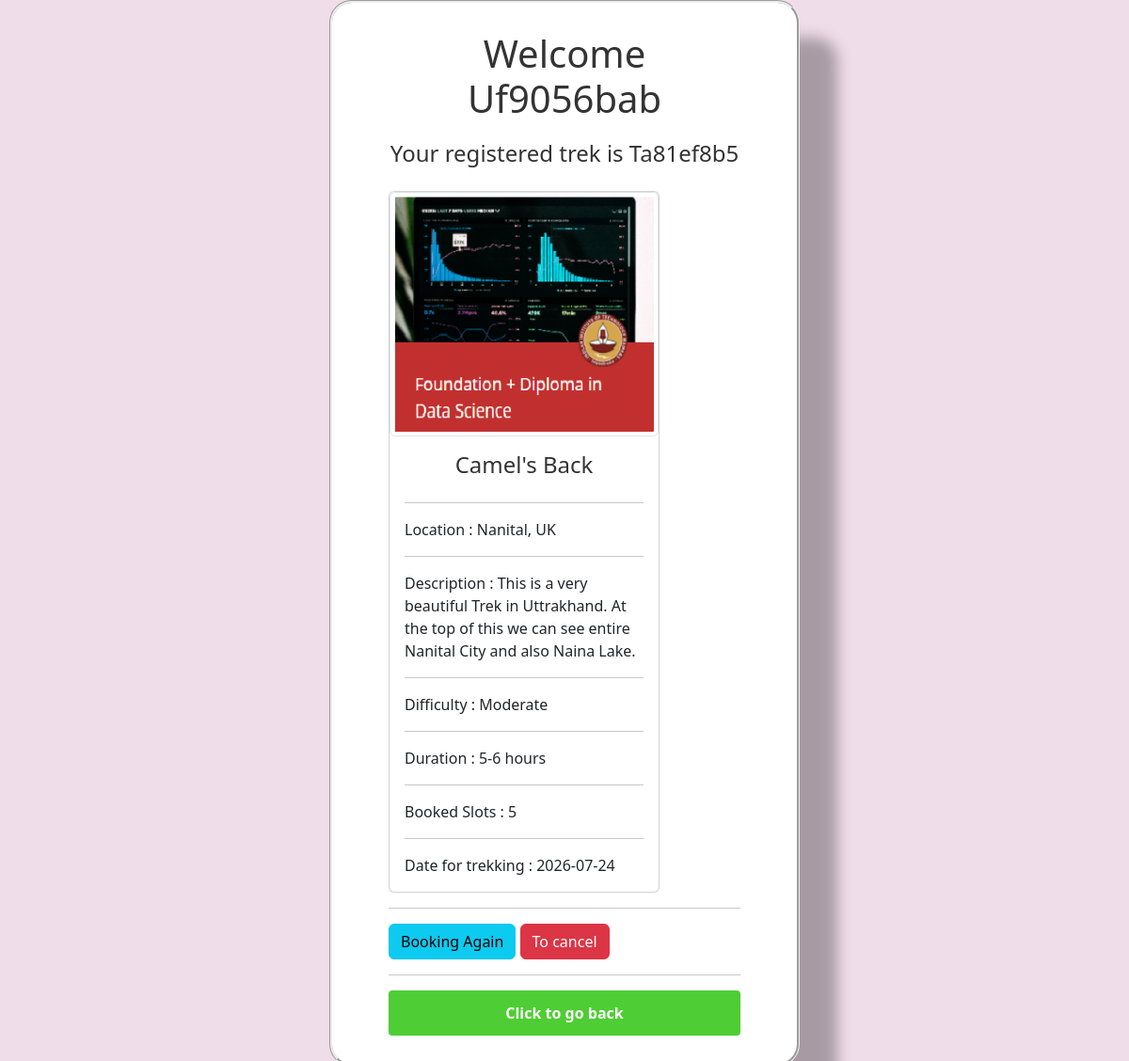
Screenshot of /trek/book/Uf9056bab/Ta81ef8b5/B4370da22 (signed in) with the database file from the repository.
### application/models.py (models this page shows)
class Trek(db.Model):
    __tablename__ = 'trek'
    trek_id = db.Column(db.String, primary_key=True)
    name = db.Column(db.String, nullable=False)
    location = db.Column(db.String, unique=True)
    description = db.Column(db.String , nullable= False)
    difficulty = db.Column(db.String, nullable=False)
    duration = db.Column(db.String, nullable=False)
    current_status = db.Column(db.Integer,nullable=False)
    slots = db.Column(db.Integer, nullable=False)

class Book(db.Model):
    __tablename__ = 'booking'
    book_id = db.Column(db.String, primary_key=True)
    trek_id = db.Column(db.String, db.ForeignKey('trek.trek_id'), nullable=False)
    user_id = db.Column(db.String, db.ForeignKey('user.user_id'), nullable=False)
    booked_date = db.Column(db.Date, nullable=False)
    status = db.Column(db.Integer,nullable=False)
    no = db.Column(db.Integer,nullable=False)
    trek = db.relationship('Trek', backref='bookings')
    user = db.relationship('User', backref='bookings')

### application/controllers.py (the view)
@app.route("/trek/book/<user>/<trekk>/<book>", methods=["GET","POST"])
@auth_required()
def book(user,trekk,book):
    if request.method=='GET':
        trekkk=Trek.query.filter_by(trek_id=trekk).first()
        bookk = Book.query.filter_by(book_id=book).first()
        return render_template("book_details.html",user=user,trek=trekk,book=book,act="/trek/book/",i=trekkk,img='/static/img1.png',b=bookk)
    elif request.method=="POST":
        return redirect(url_for('dashboard',id=user))
    else:
        return render_template("error.html"), 404

### templates/book_details.html (shortened to what this page needs)
<!DOCTYPE html>
<html lang="en">
<head>
    <link href="https://cdn.jsdelivr.net/npm/bootstrap@5.3.8/dist/css/bootstrap.min.css" rel="stylesheet">
    <link rel="stylesheet" href="{{ url_for('static',filename='style.css' )}}">
</head>
<body>
    <div class="main-container">
        <label id="extra"><h1>Welcome {{ user }}</h1></label>
        <h4 style="margin-top: 20px;"> Your registered trek is {{trek}}</h4>
        <div class="card" style="width: 18rem;">
            <img src="{{img}}" class="img-thumbnail" alt="...">
            <div class="card-body">
                <h4>{{i.name}}</h4><hr>
                <p class="card-text">Location : {{i.location}}</p><hr>
                <p class="card-text">Description : {{i.description}}</p><hr>
                <p class="card-text">Difficulty : {{i.difficulty}}</p><hr>
                <p class="card-text">Duration : {{i.duration}}</p><hr>
                <p class="card-text">Booked Slots : {{b.no}}</p><hr>
                <p class="card-text">Date for trekking : {{b.booked_date}}</p>
            </div>
        </div>
        {% if i.current_status==1 and b.status==0 %}
            <hr><a href="/trek/register/{{user}}/{{trek}}" class="btn btn-info">Booking Again</a><hr>
        {% elif i.current_status==1 and b.status==1 %}
            <hr><a href="/trek/register/{{user}}/{{trek}}" class="btn btn-info">Booking Again</a>
            <a href="/trek/register/{{user}}/{{trek}}" class="btn btn-danger">To cancel</a><hr>
        {% else %}
            <p>This Trek Is Closed For Some Time </p>
        {% endif %}
        <form action="{{act}}{{user}}/{{trek}}/{{book}}" method="POST">
            <button type="submit" class="Submit-btn">Click to go back</button>
        </form>
    </div>
</body>
</html>

### static/style.css (style rules this page uses)
* { margin: 0; padding: 0; box-sizing: border-box; font-family: 'Segoe UI', Tahoma, Geneva, Verdana, sans-serif; }
body { display: flex; justify-content: center; align-items: center; min-height: 100vh; background-color: #f0ddea; }
.main-container { background-color: #ffffff; padding: 30px 60px; border-radius: 24px; box-shadow: 0 4px 15px rgba(0, 0, 0, 0.1); width: 100%; max-width: 500px; border:groove; box-shadow:40px 40px 15px rgba(0,0,0,0.3); }
h1 { text-align: center; margin-bottom: 15px; color: #333333; }
h4 { text-align: center; margin-bottom: 25px; color: #333333; }
#extra { display: block; margin-bottom: 8px; color: #666666; font-size: 14px; }
.Submit-btn { width: 100%; padding: 12px; background-color: #4ecd34; color: #ffffff; border: none; border-radius: 4px; font-size: 16px; font-weight: bold; cursor: pointer; transition: background-color 0.3s; }

### rows the page displays
Trek: name "Camel's Back", location "Nanital, UK", description "This is a very beautiful Trek in Uttrakhand. At the top of this we can see entire Nanital City and also Naina Lake.", difficulty "Moderate", duration "5-6 hours"
Book: no "5", booked_date "2026-07-24"

### other values shown
{{ user }} "Uf9056bab"
{{ trek }} "Ta81ef8b5"
